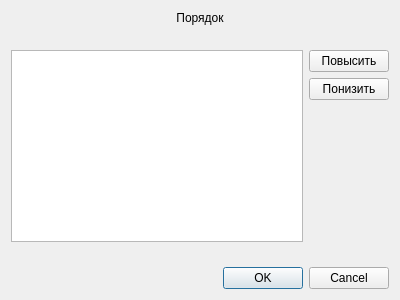
<?xml version="1.0" encoding="UTF-8"?>
<ui version="4.0">
 <class>OrderDialog</class>
 <widget class="QDialog" name="OrderDialog">
  <property name="geometry">
   <rect>
    <x>0</x>
    <y>0</y>
    <width>400</width>
    <height>300</height>
   </rect>
  </property>
  <property name="windowTitle">
   <string>Dialog</string>
  </property>
  <layout class="QVBoxLayout" name="verticalLayout_2">
   <item>
    <widget class="QLabel" name="label">
     <property name="text">
      <string>Порядок</string>
     </property>
     <property name="alignment">
      <set>Qt::AlignCenter</set>
     </property>
    </widget>
   </item>
   <item>
    <spacer name="verticalSpacer_3">
     <property name="orientation">
      <enum>Qt::Vertical</enum>
     </property>
     <property name="sizeHint" stdset="0">
      <size>
       <width>20</width>
       <height>8</height>
      </size>
     </property>
    </spacer>
   </item>
   <item>
    <layout class="QHBoxLayout" name="horizontalLayout">
     <item>
      <widget class="QListWidget" name="data_w"/>
     </item>
     <item>
      <layout class="QVBoxLayout" name="verticalLayout">
       <item>
        <widget class="QPushButton" name="up_btn">
         <property name="text">
          <string>Повысить</string>
         </property>
        </widget>
       </item>
       <item>
        <widget class="QPushButton" name="down_btn">
         <property name="text">
          <string>Понизить</string>
         </property>
        </widget>
       </item>
       <item>
        <spacer name="verticalSpacer">
         <property name="orientation">
          <enum>Qt::Vertical</enum>
         </property>
         <property name="sizeHint" stdset="0">
          <size>
           <width>20</width>
           <height>40</height>
          </size>
         </property>
        </spacer>
       </item>
      </layout>
     </item>
    </layout>
   </item>
   <item>
    <spacer name="verticalSpacer_2">
     <property name="orientation">
      <enum>Qt::Vertical</enum>
     </property>
     <property name="sizeHint" stdset="0">
      <size>
       <width>20</width>
       <height>8</height>
      </size>
     </property>
    </spacer>
   </item>
   <item>
    <widget class="QDialogButtonBox" name="buttonBox">
     <property name="orientation">
      <enum>Qt::Horizontal</enum>
     </property>
     <property name="standardButtons">
      <set>QDialogButtonBox::Cancel|QDialogButtonBox::Ok</set>
     </property>
    </widget>
   </item>
  </layout>
 </widget>
 <resources/>
 <connections>
  <connection>
   <sender>buttonBox</sender>
   <signal>accepted()</signal>
   <receiver>OrderDialog</receiver>
   <slot>accept()</slot>
   <hints>
    <hint type="sourcelabel">
     <x>248</x>
     <y>254</y>
    </hint>
    <hint type="destinationlabel">
     <x>157</x>
     <y>274</y>
    </hint>
   </hints>
  </connection>
  <connection>
   <sender>buttonBox</sender>
   <signal>rejected()</signal>
   <receiver>OrderDialog</receiver>
   <slot>reject()</slot>
   <hints>
    <hint type="sourcelabel">
     <x>316</x>
     <y>260</y>
    </hint>
    <hint type="destinationlabel">
     <x>286</x>
     <y>274</y>
    </hint>
   </hints>
  </connection>
 </connections>
</ui>
